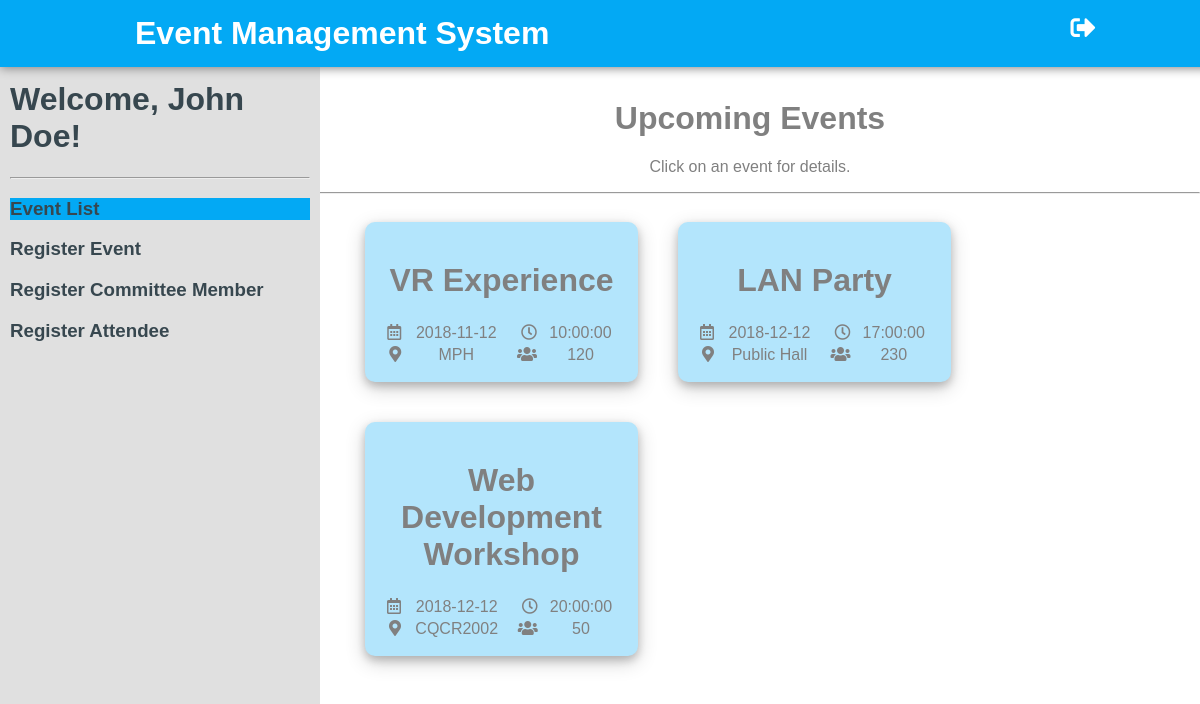
Page /website/events.php (signed in) on the committed database.
### tables this page shows
CREATE TABLE IF NOT EXISTS `event` (
  `eve_id` int(4) NOT NULL,
  `eve_name` varchar(100) DEFAULT NULL,
  `eve_date` date DEFAULT NULL,
  `eve_time` time DEFAULT NULL,
  `eve_venue` varchar(100) DEFAULT NULL,
  `eve_max_num_att` int(3) DEFAULT NULL,
  `eve_desc` varchar(255) DEFAULT NULL,
  `user_id` int(4) NOT NULL
);

### website/events.php (the view, shortened to what this page needs)
<?php
	include 'include/dbh-inc.php';
?>
<!DOCTYPE html>
<html>
<head>
	<link rel="stylesheet" type="text/css" href="src/events.css">
	<link rel="stylesheet" href="https://use.fontawesome.com/releases/v5.3.1/css/all.css">
</head>
<body>
	<?php include 'include/header-nav.php'; ?>
	<div class="event-container">
		<h1>Upcoming Events</h1>
		<p>Click on an event for details.</p>
		<hr>
		<div class="event-list">
			<?php
 				$u_id = $_SESSION['u_id'];
				$sql = "SELECT * FROM event WHERE user_id = '$u_id'";
				$result = mysqli_query($conn, $sql);
				$totalEvent = mysqli_num_rows($result);
				$eventDatas = array();
				if ($totalEvent < 1) {
					echo '<p>No event registered.</p>';
				} else {
					while($row = mysqli_fetch_row($result)) {
						$eventDatas[] = $row;
					}
					foreach ($eventDatas as $eventData) {
						echo '
						<div class="event" onclick="window.location.href = \'event-detail.php?id='.$eventData[0].'\'">
							<table>
								<theader>
									<tr>
										<th colspan="4"><h1>'.$eventData[1].'</h1></th>
									</tr>
								</theader>
								<tbody>
									<tr>
										<td align="right"><i class="far fa-calendar-alt"></i></td>
										<td id="date" align="center">'.$eventData[2].'</td>
										<td align="right"><i class="far fa-clock"></i></td>
										<td id="time" align="center">'.$eventData[3].'</td>
									</tr>
									<tr>
										<td align="right"><i class="fas fa-map-marker-alt"></i></td>
										<td id="venue" align="center">'.$eventData[4].'</td>
										<td align="right"><i class="fas fa-users"></i></td>
										<td id="attendees" align="center">'.$eventData[5].'</td>
									</tr>
								</tbody>
							</table>
						</div>
						';
					}
				}
			?>
		</div>
	</div>
</body>
</html>

### website/src/events.css (style rules this page uses)
body { padding: 0; margin: 0; }
h1, h2, h3, h4, h5, h6, p, td { font-family: Arial; }
.event-container { margin-top: 100px; margin-left: 300px; text-align: center; color: grey; }
.event-list { width: 90%; background-color: white; margin: auto; display: flex; flex-wrap: wrap; }
.event { margin: 20px; width: 30%; padding: 15px; background-color: #b3e5fc; border-radius: 10px; cursor: pointer; box-shadow: 0 4px 8px 0 rgba(0, 0, 0, 0.2), 0 6px 20px 0 rgba(0, 0, 0, 0.19); overflow: hidden; }
.event table { margin: auto; width: 100%; }

### rows in the picture
event: eve_name "VR Experience", eve_date "2018-11-12", eve_time "10:00:00", eve_venue "MPH", eve_max_num_att "120"
event: eve_name "LAN Party", eve_date "2018-12-12", eve_time "17:00:00", eve_venue "Public Hall", eve_max_num_att "230"
event: eve_name "Web Development Workshop", eve_date "2018-12-12", eve_time "20:00:00", eve_venue "CQCR2002", eve_max_num_att "50"
